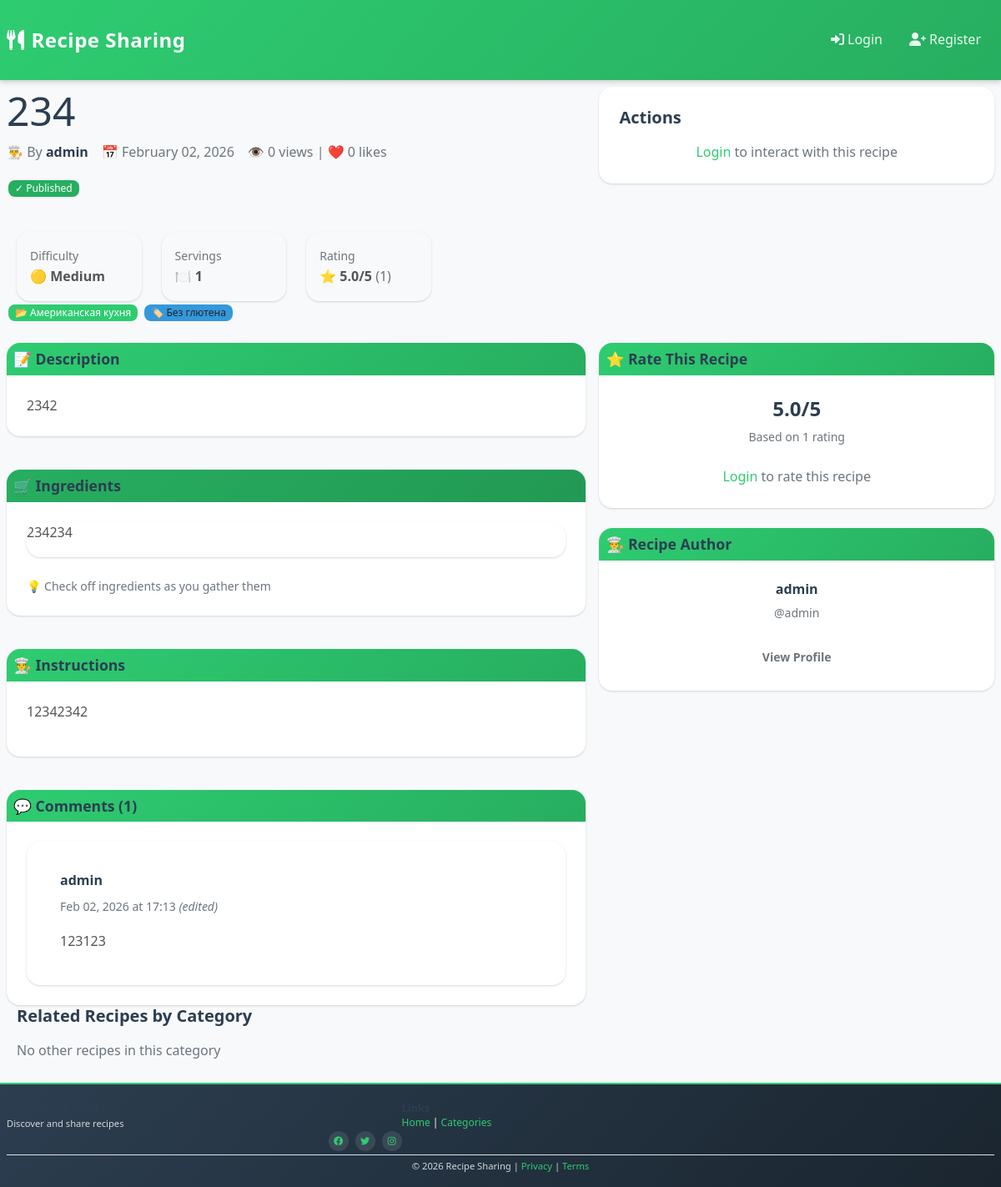
Page /recipe/1/ on the committed database.
### recipes/models.py (models this page shows, shortened)
class Recipe(models.Model):
    DIFFICULTY_CHOICES = [
        ('easy', 'Easy'),
        ('medium', 'Medium'),
        ('hard', 'Hard'),
    ]
    author = models.ForeignKey(User, on_delete=models.CASCADE, related_name='recipes')
    title = models.CharField(max_length=200)
    description = models.TextField(max_length=1000)
    ingredients = models.TextField(help_text="Separate each ingredient with a new line")
    instructions = models.TextField(help_text="Detailed cooking instructions")
    category = models.ForeignKey(Category, on_delete=models.SET_NULL, null=True, related_name='recipes')
    tags = models.ManyToManyField(Tag, blank=True, related_name='recipes')
    prep_time = models.IntegerField(help_text="Preparation time in minutes", null=True, blank=True)
    cook_time = models.IntegerField(help_text="Cooking time in minutes", null=True, blank=True)
    servings = models.IntegerField(default=1, validators=[MinValueValidator(1)])
    difficulty = models.CharField(max_length=10, choices=DIFFICULTY_CHOICES, default='medium')
    image = models.ImageField(upload_to='recipes/', blank=True, null=True)
    views_count = models.IntegerField(default=0)
    likes_count = models.IntegerField(default=0)
    created_at = models.DateTimeField(auto_now_add=True, null=True)
    updated_at = models.DateTimeField(auto_now=True, null=True)
    published = models.BooleanField(default=True)
    class Meta:
        ordering = ['-created_at']
        indexes = [
            models.Index(fields=['author', '-created_at']),
            models.Index(fields=['category', '-created_at']),
        ]
    def get_average_rating(self):
        ratings = self.ratings.all()
        if ratings.exists():
            return sum(r.score for r in ratings) / ratings.count()
        return 0

class Rating(models.Model):
    recipe = models.ForeignKey(Recipe, on_delete=models.CASCADE, related_name='ratings')
    user = models.ForeignKey(User, on_delete=models.CASCADE, related_name='recipe_ratings')
    score = models.IntegerField(validators=[MinValueValidator(1), MaxValueValidator(5)])
    created_at = models.DateTimeField(auto_now_add=True, null=True)
    updated_at = models.DateTimeField(auto_now=True, null=True)
    class Meta:
        unique_together = ('recipe', 'user')
        indexes = [
            models.Index(fields=['recipe', '-created_at']),
        ]

class Category(models.Model):
    name = models.CharField(max_length=100, unique=True)
    description = models.TextField(blank=True)
    created_at = models.DateTimeField(auto_now_add=True, null=True)
    class Meta:
        verbose_name_plural = "Categories"
        ordering = ['name']

class Tag(models.Model):
    name = models.CharField(max_length=50, unique=True)
    created_at = models.DateTimeField(auto_now_add=True, null=True)
    class Meta:
        ordering = ['name']

class Comment(models.Model):
    recipe = models.ForeignKey(Recipe, on_delete=models.CASCADE, related_name='comments')
    user = models.ForeignKey(User, on_delete=models.CASCADE, related_name='recipe_comments')
    text = models.TextField(max_length=2000)
    created_at = models.DateTimeField(auto_now_add=True, null=True)
    updated_at = models.DateTimeField(auto_now=True, null=True)
    likes_count = models.IntegerField(default=0)
    class Meta:
        ordering = ['-created_at']
        indexes = [
            models.Index(fields=['recipe', '-created_at']),
        ]

### recipes/views.py (the view)
# urls.py: path('recipe/<int:pk>/', views.recipe_detail, name='recipe_detail'),
def recipe_detail(request, pk):
    recipe = get_object_or_404(Recipe, pk=pk)
    comments = recipe.comments.all()
    ratings = recipe.ratings.all()
    average_rating = ratings.aggregate(Avg('score'))['score__avg'] or 0
    if request.method == 'POST':
        if request.user.is_authenticated:
            form_type = request.POST.get('form_type')
            if form_type == 'comment':
                comment_form = CommentForm(request.POST)
                rating_form = RatingForm()
                if comment_form.is_valid():
                    comment = comment_form.save(commit=False)
                    comment.recipe = recipe
                    comment.user = request.user
                    comment.save()
                    messages.success(request, 'Comment added!')
                    return redirect('recipe_detail', pk=pk)
            elif form_type == 'rating':
                comment_form = CommentForm()
                rating_form = RatingForm(request.POST)
                if rating_form.is_valid():
                    rating, created = Rating.objects.get_or_create(
                        recipe=recipe, user=request.user,
                        defaults={'score': rating_form.cleaned_data['score']}
                    )
                    if not created:
                        rating.score = rating_form.cleaned_data['score']
                        rating.save()
                    messages.success(request, 'Rating updated!')
                    return redirect('recipe_detail', pk=pk)
            else:
                comment_form = CommentForm()
                rating_form = RatingForm()
        else:
            messages.error(request, 'You must be logged in to comment or rate.')
            return redirect('login')
    else:
        comment_form = CommentForm()
        rating_form = RatingForm()
    return render(request, 'recipes/recipe_detail.html', {
        'recipe': recipe,
        'comments': comments,
        'average_rating': average_rating,
        'comment_form': comment_form,
        'rating_form': rating_form,
    })

### templates/recipes/recipe_detail.html (shortened to what this page needs)
{% extends 'base.html' %}
{% block content %}
<div class="recipe-detail-page">
<div class="row mb-4">
    <div class="col-md-8">
        <h1 class="display-5 mb-2">{{ recipe.title }}</h1>
        <div class="d-flex gap-3 align-items-center mb-3">
            <div>
                <span class="text-muted">👨‍🍳 By</span>
                <strong>{{ recipe.author.username }}</strong>
            </div>
            <div class="text-muted">
                📅 {{ recipe.created_at|date:"F d, Y" }}
            </div>
            <div class="text-muted">
                👁️ {{ recipe.views_count }} views | ❤️ {{ recipe.likes_count }} likes
            </div>
        </div>
        {% if recipe.published %}
        <div class="mb-3">
            <span class="badge bg-success">✓ Published</span>
        </div>
        {% else %}
        <div class="mb-3">
            <span class="badge bg-warning">⚠ Draft</span>
        </div>
        {% endif %}
        <div class="row g-4 mb-4 recipe-stats-row">
            {% if recipe.difficulty %}
            <div class="col-md-3">
                <div class="card bg-light">
                    <div class="card-body recipe-stat-card p-3">
                        <small class="text-muted">Difficulty</small>
                        <p class="mb-0">
                            <strong>
                                {% if recipe.difficulty == 'easy' %}
                                    🟢 Easy
                                {% elif recipe.difficulty == 'medium' %}
                                    🟡 Medium
                                {% else %}
                                    🔴 Hard
                                {% endif %}
                            </strong>
                        </p>
                    </div>
                </div>
            </div>
            {% endif %}
            {% if recipe.servings %}
            <div class="col-md-3">
                <div class="card bg-light">
                    <div class="card-body recipe-stat-card p-3">
                        <small class="text-muted">Servings</small>
                        <p class="mb-0"><strong>🍽️ {{ recipe.servings }}</strong></p>
                    </div>
                </div>
            </div>
            {% endif %}
            {% if recipe.ratings.count > 0 %}
            <div class="col-md-3">
                <div class="card bg-light">
                    <div class="card-body recipe-stat-card p-3">
                        <small class="text-muted">Rating</small>
                        <p class="mb-0">
                            <strong>⭐ {{ recipe.get_average_rating|floatformat:1 }}/5</strong>
                            <span class="text-muted">({{ recipe.ratings.count }})</span>
                        </p>
                    </div>
                </div>
            </div>
            {% endif %}
        </div>
    </div>
    <div class="col-md-4">
        <div class="card shadow-sm">
            <div class="card-body">
                <h5 class="card-title">Actions</h5>
                {% if user.is_authenticated and user == recipe.author %}
                <a href="{% url 'edit_recipe' recipe.pk %}" class="btn btn-secondary btn-sm w-100 mb-2">
                    ✏️ Edit Recipe
                </a>
                <a href="#" class="btn btn-danger btn-sm w-100">
                    🗑️ Delete Recipe
                </a>
                {% elif user.is_authenticated %}
                <p class="text-muted text-center mb-0">You are viewing someone else's recipe</p>
                {% else %}
                <p class="text-muted text-center mb-0">
                    <a href="{% url 'login' %}">Login</a> to interact with this recipe
                </p>
                {% endif %}
            </div>
        </div>
    </div>
</div>
{% if recipe.category or recipe.tags.all %}
<div class="mb-4 recipe-tags-row">
    {% if recipe.category %}
    <span class="badge bg-primary fs-6 me-2 mb-2">📂 {{ recipe.category.name }}</span>
    {% endif %}
    {% if recipe.tags.all %}
    {% for tag in recipe.tags.all %}
        <span class="badge bg-info text-dark fs-6 me-2 mb-2">🏷️ {{ tag.name }}</span>
    {% endfor %}
    {% endif %}
</div>
{% endif %}
<div class="row">
    <div class="col-md-8">
        {% if recipe.description %}
        <div class="card shadow-sm recipe-content-card">
            <div class="card-header bg-primary text-white">
                <h5 class="mb-0">📝 Description</h5>
            </div>
            <div class="card-body">
                <p class="mb-0">{{ recipe.description }}</p>
            </div>
        </div>
        {% endif %}
        {% if recipe.ingredients %}
        <div class="card shadow-sm recipe-content-card">
            <div class="card-header bg-success text-white">
                <h5 class="mb-0">🛒 Ingredients</h5>
            </div>
            <div class="card-body">
                <ul class="list-group list-group-flush mb-0">
                    {{ recipe.ingredients|linebreaks }}
                </ul>
                <small class="text-muted d-block mt-4">💡 Check off ingredients as you gather them</small>
            </div>
        </div>
        {% endif %}
        {% if recipe.instructions %}
        <div class="card shadow-sm recipe-content-card">
            <div class="card-header bg-info text-white">
                <h5 class="mb-0">👨‍🍳 Instructions</h5>
            </div>
            <div class="card-body">
                {{ recipe.instructions|linebreaks }}
            </div>
        </div>
        {% endif %}
        <div class="card shadow-sm recipe-content-card">
            <div class="card-header bg-warning text-dark">
                <h5 class="mb-0">💬 Comments ({{ recipe.comments.count }})</h5>
            </div>
            <div class="card-body">
                {% if recipe.comments.all %}
                    {% for comment in recipe.comments.all %}
                    <div class="card mb-4 border-light recipe-comment-card">
                        <div class="card-body">
                            <div class="d-flex justify-content-between align-items-start mb-3">
                                <div>
                                    <h6 class="card-subtitle mb-2">
                                        <strong>{{ comment.user.username }}</strong>
                                    </h6>
                                    <small class="text-muted">
                                        {{ comment.created_at|date:"M d, Y \a\t H:i" }}
                                        {% if comment.updated_at != comment.created_at %}
                                        <em>(edited)</em>
                                        {% endif %}
                                    </small>
                                </div>
                            </div>
                            <p class="card-text mb-0 mt-2">{{ comment.text }}</p>
                        </div>
                    </div>
                    {% endfor %}
                {% else %}
                    <div class="alert alert-info" role="alert">
                        No comments yet. Be the first to share your thoughts!
                    </div>
                {% endif %}
            </div>
        </div>
    </div>
    <div class="col-md-4">
        <div class="card mb-4 shadow-sm">
            <div class="card-header bg-dark text-white">
                <h5 class="mb-0">⭐ Rate This Recipe</h5>
            </div>
            <div class="card-body">
                {% if recipe.ratings.count > 0 %}
                <div class="mb-4 recipe-rating-block">
                    <div class="text-center">
                        <h3 class="mb-2">{{ recipe.get_average_rating|floatformat:1 }}/5</h3>
                        <small class="text-muted d-block mt-1">Based on {{ recipe.ratings.count }} rating{{ recipe.ratings.count|pluralize }}</small>
                    </div>
                </div>
                {% endif %}
                {% if user.is_authenticated %}
                <form method="post" class="mt-3">
                    {% csrf_token %}
                    <input type="hidden" name="form_type" value="rating">
                    <div class="mb-2">
                        <label for="rating_score" class="form-label">Your Rating:</label>
                        <select name="score" id="score" class="form-select" required>
                            <option value="">-- Select Rating --</option>
                            <option value="1">⭐ 1 - Poor</option>
                            <option value="2">⭐⭐ 2 - Fair</option>
                            <option value="3">⭐⭐⭐ 3 - Good</option>
                            <option value="4">⭐⭐⭐⭐ 4 - Very Good</option>
                            <option value="5">⭐⭐⭐⭐⭐ 5 - Excellent</option>
                        </select>
                    </div>
                    <button type="submit" class="btn btn-primary btn-sm w-100">Submit Rating</button>
                </form>
                {% else %}
                <p class="text-muted text-center mb-0">
                    <a href="{% url 'login' %}">Login</a> to rate this recipe
                </p>
                {% endif %}
            </div>
        </div>
        <div class="card shadow-sm">
            <div class="card-header bg-secondary text-white">
                <h5 class="mb-0">👨‍🍳 Recipe Author</h5>
            </div>
            <div class="card-body text-center recipe-author-card">
                <h6 class="mb-2">{{ recipe.author.first_name|default:recipe.author.username }}</h6>
                <p class="text-muted small mb-4 mt-1">@{{ recipe.author.username }}</p>
                <a href="{% url 'profile' recipe.author.username %}" class="btn btn-outline-secondary btn-sm w-100">
                    View Profile
                </a>
            </div>
        </div>
    </div>
</div>
<div class="row mt-4">
    <div class="col-md-12">
        <h4>Related Recipes by Category</h4>
        {% if recipe.category.recipes.all|length > 1 %}
        <div class="row">
            {% for related_recipe in recipe.category.recipes.all|slice:":3" %}
                {% if related_recipe.id != recipe.id %}
                <div class="col-md-4 mb-3">
                    <div class="card h-100">
                        <div class="card-body">
                            <h6 class="card-title">{{ related_recipe.title|truncatewords:4 }}</h6>
                            <p class="card-text small text-muted">
                                By {{ related_recipe.author.username }}
                            </p>
                            <a href="{% url 'recipe_detail' related_recipe.pk %}" class="btn btn-outline-primary btn-sm">
                                View
                            </a>
                        </div>
                    </div>
                </div>
                {% endif %}
            {% endfor %}
        </div>
        {% else %}
        <p class="text-muted">No other recipes in this category</p>
        {% endif %}
    </div>
</div>
</div>
{% endblock %}

### rows in the picture
Recipe: title "234", author.username "admin", created_at "February 02, 2026", views_count "0", likes_count "0", servings "1", get_average_rating "5.0", ratings.count "1", category.name "Американская кухня", description "2342", ingredients "234234", instructions "12342342", comments.count "1", author.first_name "admin"
Tag: name "Без глютена"
Comment: user.username "admin", created_at "Feb 02, 2026 at 17:13", shows "(edited)", text "123123"
